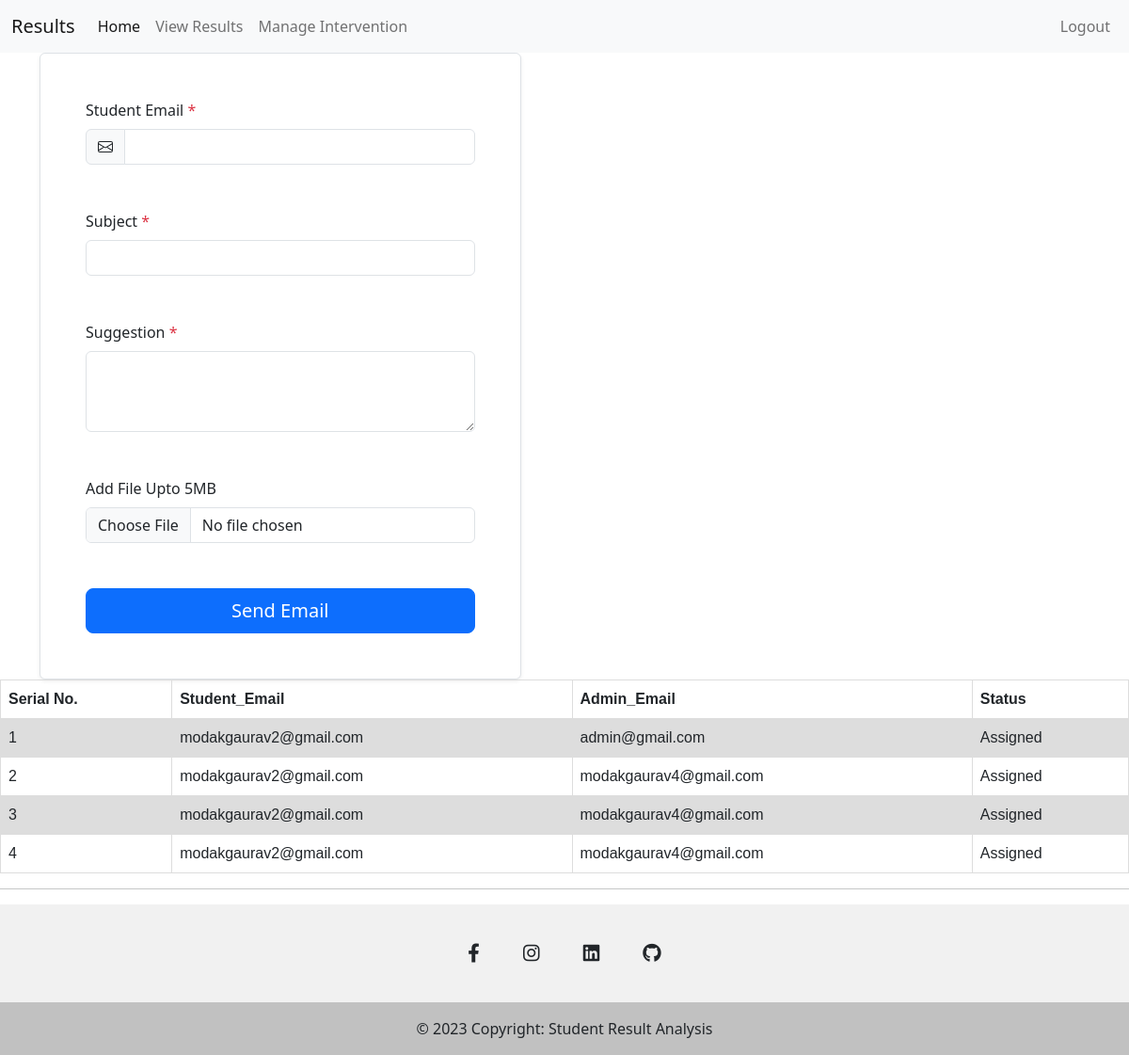
Before: /m_intervention (signed in) with the older database file.
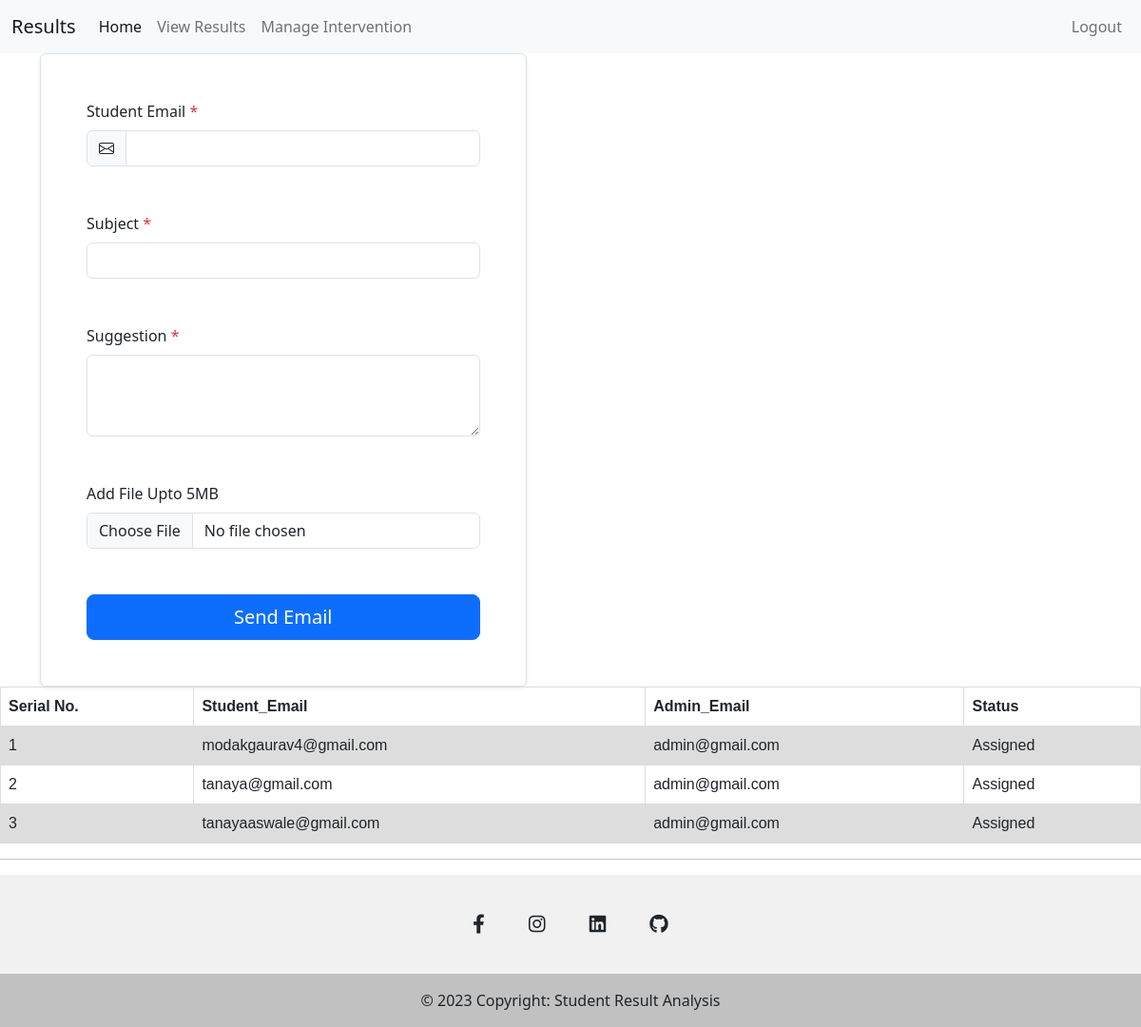
After: the same page with the newer database file.
### app.py (models this page shows, shortened)
class Intervention(db.Model):
    inter_id = db.Column(db.Integer, primary_key=True)
    student_email = db.Column(db.String(50), nullable=False)
    admin_email = db.Column(db.String(50), nullable=False)
    status = db.Column(db.String(10), nullable=False)

### app.py (the view)
@app.route('/m_intervention', methods=['GET', 'POST'])
@login_required
def m_intervention():
    if request.method == 'POST':
        student_email = request.form["email"]
        status = "Assigned"
        admin_email = current_user.email
        data = Intervention(student_email=str(student_email), admin_email = admin_email, status=status)
        db.session.add(data)
        db.session.commit()
        subject = request.form['subject']
        pdf_file = request.files.get('file')
        msg = Message(subject=subject, sender=admin_email, recipients=[str(student_email)])
        if pdf_file and pdf_file.filename.endswith('.pdf'):
            msg.attach(pdf_file.filename, 'application/pdf', pdf_file.read())
        suggestion = request.form['suggest']
        msg.body = f"Mail ID: {admin_email} \nSubject:{subject} \nSuggestion: {suggestion}"
        mail.send(msg)
        return "Email Sent Successfully"
    else:
        data = db.session.query(Intervention).all()
        return render_template("m_intervention.html", data=data)

### app.py (called while the page is built)
@login_manager.user_loader
def load_user(user_id):
    table_name, actual_user_id = user_id.split("_",1)
    if table_name == 'student':
        return student.query.get(int(actual_user_id))
    elif table_name == 'admin':
        return Admin.query.get(int(actual_user_id))
    return None

### templates/m_intervention.html (shortened to what this page needs)
{% extends "base.html" %}
{% block body%}
    <nav class="navbar navbar-expand-lg navbar-light bg-light">
        <div class="container-fluid">
            <a class="navbar-brand" href="/admin_index">Results</a>
            <div class="collapse navbar-collapse" id="navbarSupportedContent">
                <ul class="navbar-nav me-auto mb-2 mb-lg-0">
                    <li class="nav-item">
                        <a class="nav-link active" aria-current="page" href="/admin_index">Home</a>
                    </li>
                    <li class="nav-item">
                        <a class="nav-link" href="/view_result">View Results</a>
                    </li>
                    <li class="nav-item">
                        <a class="nav-link" href="/m_intervention">Manage Intervention</a>
                    </li>
                </ul>
                <ul class='navbar-nav ml-auto'>
                    <li class = 'nav-item'>
                        <a class='nav-link' href = "/admin_logout" > Logout</a>
                    </li>
                </ul>
            </div>
        </div>
    </nav>
    <div class="container" style="justify-content:center; align-items:center">
        <div class="col-12 col-lg-6">
            <div class="col-12 col-xl-11">
              <div class="bg-white border rounded shadow-sm overflow-hidden">
                <form method='POST' action'/m_intervention' enctype='multipart/form-data'>
                  <div class="row gy-4 gy-xl-5 p-4 p-xl-5">
                    <div class="col-12">
                      <label for="email" class="form-label"> Student Email <span class="text-danger">*</span></label>
                      <div class="input-group">
                        <span class="input-group-text">
                        </span>
                        <input type="email" class="form-control" id="email" name="email" value="" required>
                      </div>
                    </div>
                    <div class="col-12">
                      <label for="subject" class="form-label">Subject <span class="text-danger">*</span></label>
                      <input type="text" class="form-control" id="subject" name="subject" value="" required>
                    </div>
                    <div class="col-12">
                      <label for="suggest" class="form-label">Suggestion <span class="text-danger">*</span></label>
                      <textarea class="form-control" id="suggest" name="suggest" rows="3" required></textarea>
                    </div>
                    <div class="col-12">
                      <label for="Add Files" class="form-label">Add File Upto 5MB </label>
                      <input type="file" class="form-control" id="file" name="file" accept = '.pdf'>
                    </div>
                    <div class="col-12">
                      <div class="d-grid">
                        <button class="btn btn-primary btn-lg" type="submit">Send Email</button>
                      </div>
                    </div>
                  </div>
                </form>
              </div>
            </div>
          </div>
        </div>
      <table>
        <tr>
          <th>Serial No.</th>
          <th>Student_Email</th>
          <th>Admin_Email</th>
          <th>Status</th>
        </tr>
        {% for result in data%}
        <tr>
          <td>{{loop.index}}</td>
          <td>{{result.student_email}}</td>
          <td>{{result.admin_email}}</td>
          <td>{{result.status}}</td>
        </tr>
        {% endfor %}
      </table>
{% endblock body%}

Changed rows visible on the page:
removed Intervention: student_email "modakgaurav2@gmail.com", admin_email "modakgaurav4@gmail.com", status "Assigned"
changed Intervention: student_email "modakgaurav2@gmail.com" → "modakgaurav4@gmail.com"
changed Intervention: student_email "modakgaurav2@gmail.com" → "tanaya@gmail.com"; admin_email "modakgaurav4@gmail.com" → "admin@gmail.com"
changed Intervention: student_email "modakgaurav2@gmail.com" → "tanayaaswale@gmail.com"; admin_email "modakgaurav4@gmail.com" → "admin@gmail.com"
